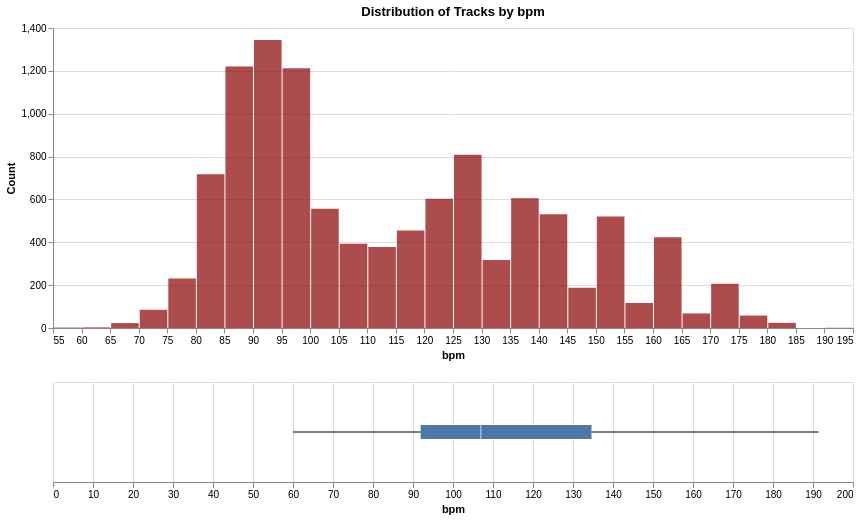

The notebook cell saved with this chart:
### Markdown cell above
### bpm

### Code cell
analyze_distribution(df_tracks, 'bpm', 'bpm', 'darkred')

### Figure 1 — Vega specification as saved in the notebook (floating-point values rounded to 4 significant figures)
{"$schema": "https://vega.github.io/schema/vega/v5.json", "data": [{"name": "source_0"}, {"name": "data_0", "values": [{"__count": 605, "bin_maxbins_10_bpm": 120.0, "bin_maxbins_10_bpm_end": 140.0, "bin_maxbins_40_bpm": 135.0, "bin_maxbins_40_bpm_end": 140.0}, {"__count": 809, "bin_maxbins_10_bpm": 120.0, "bin_maxbins_10_bpm_end": 140.0, "bin_maxbins_40_bpm": 125.0, "bin_maxbins_40_bpm_end": 130.0}, {"__count": 317, "bin_maxbins_10_bpm": 120.0, "bin_maxbins_10_bpm_end": 140.0, "bin_maxbins_40_bpm": 130.0, "bin_maxbins_40_bpm_end": 135.0}, {"__count": 424, "bin_maxbins_10_bpm": 160.0, "bin_maxbins_10_bpm_end": 180.0, "bin_maxbins_40_bpm": 160.0, "bin_maxbins_40_bpm_end": 165.0}, {"__count": 393, "bin_maxbins_10_bpm": 100.0, "bin_maxbins_10_bpm_end": 120.0, "bin_maxbins_40_bpm": 105.0, "bin_maxbins_40_bpm_end": 110.0}, {"__count": 1344, "bin_maxbins_10_bpm": 80.0, "bin_maxbins_10_bpm_end": 100.0, "bin_maxbins_40_bpm": 90.0, "bin_maxbins_40_bpm_end": 95.0}, {"__count": 603, "bin_maxbins_10_bpm": 120.0, "bin_maxbins_10_bpm_end": 140.0, "bin_maxbins_40_bpm": 120.0, "bin_maxbins_40_bpm_end": 125.0}, {"__count": 520, "bin_maxbins_10_bpm": 140.0, "bin_maxbins_10_bpm_end": 160.0, "bin_maxbins_40_bpm": 150.0, "bin_maxbins_40_bpm_end": 155.0}, {"__count": 1212, "bin_maxbins_10_bpm": 80.0, "bin_maxbins_10_bpm_end": 100.0, "bin_maxbins_40_bpm": 95.0, "bin_maxbins_40_bpm_end": 100.0}, {"__count": 531, "bin_maxbins_10_bpm": 140.0, "bin_maxbins_10_bpm_end": 160.0, "bin_maxbins_40_bpm": 140.0, "bin_maxbins_40_bpm_end": 145.0}, {"__count": 557, "bin_maxbins_10_bpm": 100.0, "bin_maxbins_10_bpm_end": 120.0, "bin_maxbins_40_bpm": 100.0, "bin_maxbins_40_bpm_end": 105.0}, {"__count": 378, "bin_maxbins_10_bpm": 100.0, "bin_maxbins_10_bpm_end": 120.0, "bin_maxbins_40_bpm": 110.0, "bin_maxbins_40_bpm_end": 115.0}, {"__count": 717, "bin_maxbins_10_bpm": 80.0, "bin_maxbins_10_bpm_end": 100.0, "bin_maxbins_40_bpm": 80.0, "bin_maxbins_40_bpm_end": 85.0}, {"__count": 1220, "bin_maxbins_10_bpm": 80.0, "bin_maxbins_10_bpm_end": 100.0, "bin_maxbins_40_bpm": 85.0, "bin_maxbins_40_bpm_end": 90.0}, {"__count": 455, "bin_maxbins_10_bpm": 100.0, "bin_maxbins_10_bpm_end": 120.0, "bin_maxbins_40_bpm": 115.0, "bin_maxbins_40_bpm_end": 120.0}, {"__count": 188, "bin_maxbins_10_bpm": 140.0, "bin_maxbins_10_bpm_end": 160.0, "bin_maxbins_40_bpm": 145.0, "bin_maxbins_40_bpm_end": 150.0}, {"__count": 117, "bin_maxbins_10_bpm": 140.0, "bin_maxbins_10_bpm_end": 160.0, "bin_maxbins_40_bpm": 155.0, "bin_maxbins_40_bpm_end": 160.0}, {"__count": 207, "bin_maxbins_10_bpm": 160.0, "bin_maxbins_10_bpm_end": 180.0, "bin_maxbins_40_bpm": 170.0, "bin_maxbins_40_bpm_end": 175.0}, {"__count": 68, "bin_maxbins_10_bpm": 160.0, "bin_maxbins_10_bpm_end": 180.0, "bin_maxbins_40_bpm": 165.0, "bin_maxbins_40_bpm_end": 170.0}, {"__count": 85, "bin_maxbins_10_bpm": 60.0, "bin_maxbins_10_bpm_end": 80.0, "bin_maxbins_40_bpm": 70.0, "bin_maxbins_40_bpm_end": 75.0}, {"__count": 231, "bin_maxbins_10_bpm": 60.0, "bin_maxbins_10_bpm_end": 80.0, "bin_maxbins_40_bpm": 75.0, "bin_maxbins_40_bpm_end": 80.0}, {"__count": 24, "bin_maxbins_10_bpm": 180.0, "bin_maxbins_10_bpm_end": 200.0, "bin_maxbins_40_bpm": 180.0, "bin_maxbins_40_bpm_end": 185.0}, {"__count": 58, "bin_maxbins_10_bpm": 160.0, "bin_maxbins_10_bpm_end": 180.0, "bin_maxbins_40_bpm": 175.0, "bin_maxbins_40_bpm_end": 180.0}, {"__count": 23, "bin_maxbins_10_bpm": 60.0, "bin_maxbins_10_bpm_end": 80.0, "bin_maxbins_40_bpm": 65.0, "bin_maxbins_40_bpm_end": 70.0}, {"__count": 1, "bin_maxbins_10_bpm": 180.0, "bin_maxbins_10_bpm_end": 200.0, "bin_maxbins_40_bpm": 190.0, "bin_maxbins_40_bpm_end": 195.0}, {"__count": 3, "bin_maxbins_10_bpm": 60.0, "bin_maxbins_10_bpm_end": 80.0, "bin_maxbins_40_bpm": 60.0, "bin_maxbins_40_bpm_end": 65.0}, {"__count": 2, "bin_maxbins_10_bpm": 40.0, "bin_maxbins_10_bpm_end": 60.0, "bin_maxbins_40_bpm": 55.0, "bin_maxbins_40_bpm_end": 60.0}]}, {"name": "data_1"}, {"name": "data_2", "values": []}, {"name": "data_3"}, {"name": "data_4", "values": [{"lower_box_bpm": 91.92, "lower_whisker_bpm": 59.97, "max_bpm": 191.4}]}, {"name": "data_5", "values": [{"max_bpm": 191.4, "upper_box_bpm": 134.6, "upper_whisker_bpm": 191.4}]}, {"name": "data_6"}, {"name": "data_7", "values": [{"lower_box_bpm": 91.92, "max_bpm": 191.4, "upper_box_bpm": 134.6}]}, {"name": "data_8", "values": [{"lower_box_bpm": 91.92, "max_bpm": 191.4, "mid_box_bpm": 107.0, "upper_box_bpm": 134.6}]}, {"name": "data_0_concat_0_y_domain___count", "values": [{"min": 1, "max": 1344}]}], "signals": [{"name": "concat_0_bin_maxbins_40_bpm_bins", "value": {"fields": ["bpm"], "fname": "bin_bpm", "start": 55.0, "step": 5.0, "stop": 195.0}}, {"name": "concat_0_height", "value": 300}, {"name": "concat_1_height", "value": 100}], "marks": [{"type": "group", "name": "concat_0_group", "encode": {"update": {"width": {"signal": "width"}, "height": {"signal": "concat_0_height"}}}, "marks": [{"type": "rect", "name": "concat_0_marks", "from": {"data": "data_0"}, "encode": {"update": {"x": {"field": "bin_maxbins_40_bpm_end", "scale": "concat_0_x", "offset": {"signal": "0.5 + (abs(scale(\"concat_0_x\", datum[\"bin_maxbins_40_bpm_end\"]) - scale(\"concat_0_x\", datum[\"bin_maxbins_40_bpm\"])) < 0.25 ? 0.5 * (0.25 - (abs(scale(\"concat_0_x\", datum[\"bin_maxbins_40_bpm_end\"]) - scale(\"concat_0_x\", datum[\"bin_maxbins_40_bpm\"])))) : -0.5)"}}, "x2": {"field": "bin_maxbins_40_bpm", "scale": "concat_0_x", "offset": {"signal": "0.5 + (abs(scale(\"concat_0_x\", datum[\"bin_maxbins_40_bpm_end\"]) - scale(\"concat_0_x\", datum[\"bin_maxbins_40_bpm\"])) < 0.25 ? -0.5 * (0.25 - (abs(scale(\"concat_0_x\", datum[\"bin_maxbins_40_bpm_end\"]) - scale(\"concat_0_x\", datum[\"bin_maxbins_40_bpm\"])))) : 0.5)"}}, "y2": {"value": 0, "scale": "concat_0_y"}, "fill": {"value": "darkred"}, "opacity": {"value": 0.7}, "tooltip": {"signal": "{\"bpm (binned)\": !isValid(datum[\"bin_maxbins_10_bpm\"]) || !isFinite(+datum[\"bin_maxbins_10_bpm\"]) ? \"null\" : format(datum[\"bin_maxbins_10_bpm\"], \"\") + \" – \" + format(datum[\"bin_maxbins_10_bpm_end\"], \"\"), \"Count of Records\": format(datum[\"__count\"], \"\")}"}, "y": {"field": "__count", "scale": "concat_0_y"}}}, "style": ["bar"]}], "axes": [{"scale": "concat_0_y", "domain": false, "gridScale": "concat_0_x", "labels": false, "minExtent": 0, "ticks": false, "zindex": 0, "grid": true, "aria": false, "orient": "left", "tickCount": {"signal": "ceil(concat_0_height/40)"}, "maxExtent": 0}, {"scale": "concat_0_x", "title": "bpm", "zindex": 0, "tickCount": {"signal": "ceil(width/10)"}, "grid": false, "orient": "bottom", "labelFlush": true, "labelOverlap": true}, {"scale": "concat_0_y", "grid": false, "tickCount": {"signal": "ceil(concat_0_height/40)"}, "title": "Count", "orient": "left", "labelOverlap": true, "zindex": 0}], "title": {"text": "Distribution of Tracks by bpm", "frame": "group"}, "style": "cell"}, {"type": "group", "name": "concat_1_group", "encode": {"update": {"height": {"signal": "concat_1_height"}, "width": {"signal": "width"}}}, "signals": [{"name": "height", "update": "concat_1_height"}], "marks": [{"type": "symbol", "name": "concat_1_layer_0_layer_0_marks", "from": {"data": "data_2"}, "encode": {"update": {"opacity": {"value": 0.7}, "y": {"signal": "concat_1_height", "mult": 0.5}, "stroke": {"value": "#4c78a8"}, "x": {"field": "bpm", "scale": "concat_1_x"}, "fill": {"value": "transparent"}}}, "style": ["point", "boxplot-outliers"]}, {"type": "rule", "name": "concat_1_layer_0_layer_1_layer_0_marks", "from": {"data": "data_4"}, "encode": {"update": {"stroke": {"value": "black"}, "x2": {"field": "lower_box_bpm", "scale": "concat_1_x"}, "y": {"signal": "concat_1_height", "mult": 0.5}, "tooltip": {"signal": "format(datum[\"max_bpm\"], \"\")"}, "x": {"field": "lower_whisker_bpm", "scale": "concat_1_x"}}}, "aria": false, "style": ["rule", "boxplot-rule"]}, {"type": "rule", "name": "concat_1_layer_0_layer_1_layer_1_marks", "from": {"data": "data_5"}, "encode": {"update": {"tooltip": {"signal": "format(datum[\"max_bpm\"], \"\")"}, "y": {"signal": "concat_1_height", "mult": 0.5}, "stroke": {"value": "black"}, "x2": {"field": "upper_whisker_bpm", "scale": "concat_1_x"}, "x": {"field": "upper_box_bpm", "scale": "concat_1_x"}}}, "aria": false, "style": ["rule", "boxplot-rule"]}, {"type": "rect", "name": "concat_1_layer_1_layer_0_marks", "from": {"data": "data_7"}, "encode": {"update": {"tooltip": {"signal": "format(datum[\"max_bpm\"], \"\")"}, "yc": {"signal": "concat_1_height", "mult": 0.5}, "x": {"field": "lower_box_bpm", "scale": "concat_1_x"}, "fill": {"value": "#4c78a8"}, "height": {"value": 14}, "x2": {"field": "upper_box_bpm", "scale": "concat_1_x"}}}, "style": ["bar", "boxplot-box"]}, {"type": "rect", "name": "concat_1_layer_1_layer_1_marks", "from": {"data": "data_8"}, "encode": {"update": {"tooltip": {"signal": "format(datum[\"max_bpm\"], \"\")"}, "height": {"value": 14}, "fill": [{"value": "#4c78a8", "test": "datum['lower_box_bpm'] >= datum['upper_box_bpm']"}, {"value": "white"}], "opacity": {"value": 0.7}, "xc": {"field": "mid_box_bpm", "scale": "concat_1_x"}, "yc": {"signal": "concat_1_height", "mult": 0.5}, "width": {"value": 1}}}, "aria": false, "style": ["tick", "boxplot-median"]}], "axes": [{"scale": "concat_1_x", "maxExtent": 0, "orient": "bottom", "tickCount": {"signal": "ceil(width/40)"}, "ticks": false, "minExtent": 0, "labels": false, "grid": true, "aria": false, "domain": false, "zindex": 0}, {"scale": "concat_1_x", "zindex": 0, "grid": false, "labelFlush": true, "orient": "bottom", "labelOverlap": true, "title": "bpm", "tickCount": {"signal": "ceil(width/40)"}}], "style": "cell"}], "scales": [{"name": "concat_0_x", "type": "linear", "domain": {"signal": "[concat_0_bin_maxbins_40_bpm_bins.start, concat_0_bin_maxbins_40_bpm_bins.stop]"}, "range": [0, {"signal": "width"}], "bins": {"signal": "concat_0_bin_maxbins_40_bpm_bins"}, "zero": false}, {"name": "concat_0_y", "type": "linear", "domain": [{"signal": "(data(\"data_0_concat_0_y_domain___count\")[0] || {}).min"}, {"signal": "(data(\"data_0_concat_0_y_domain___count\")[0] || {}).max"}], "range": [{"signal": "concat_0_height"}, 0], "nice": true, "zero": true}, {"name": "concat_1_x", "type": "linear", "domain": {"fields": [{"data": "data_2", "field": "bpm"}, {"data": "data_4", "field": "lower_whisker_bpm"}, {"data": "data_4", "field": "lower_box_bpm"}, {"data": "data_5", "field": "upper_box_bpm"}, {"data": "data_5", "field": "upper_whisker_bpm"}, {"data": "data_7", "field": "lower_box_bpm"}, {"data": "data_7", "field": "upper_box_bpm"}, {"data": "data_8", "field": "mid_box_bpm"}]}, "range": [0, {"signal": "width"}], "zero": true, "nice": true}], "width": 800, "padding": 5, "background": "white", "layout": {"padding": 20, "columns": 1, "bounds": "full", "align": "each"}}
